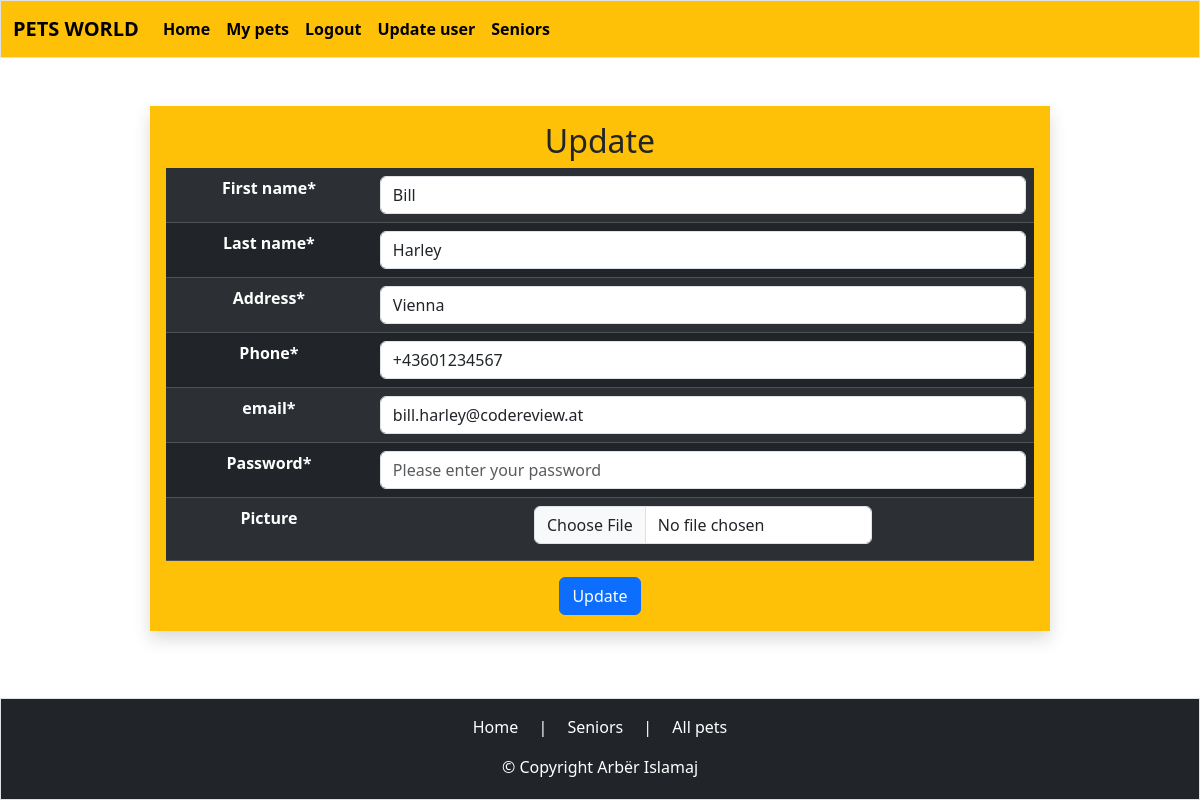
The page /users/update.php (signed in) on the database its author committed.
### tables this page shows
CREATE TABLE `users` (
  `userID` int(11) NOT NULL,
  `firstName` varchar(255) NOT NULL,
  `lastName` varchar(255) NOT NULL,
  `email` varchar(255) NOT NULL,
  `address` varchar(255) NOT NULL,
  `phone` varchar(20) NOT NULL,
  `pass` varchar(256) NOT NULL,
  `picture` varchar(255) DEFAULT NULL,
  `source` varchar(10) NOT NULL DEFAULT 'user'
);

### users/update.php (the view, shortened to what this page needs)
<?php
if (isset($_SESSION["adm"])) {
    $id = $_GET["userID"] ?? $_SESSION["adm"];
} else {
    $id = $_SESSION["user"];
}
require_once '../components/db_connect.php';
$sql = "SELECT * FROM `users` WHERE userID = $id";
$result = mysqli_query($conn, $sql);
$row = mysqli_fetch_assoc($result);
?>
<!DOCTYPE html>
<html lang="en">
<head>
    <link href="https://cdn.jsdelivr.net/npm/bootstrap@5.3.2/dist/css/bootstrap.min.css" rel="stylesheet">
</head>
<body>
    <?php require_once '../components/navbar.php' ?>
    <div class="container w-75 bg-warning shadow mt-5 mb-5 p-3">
        <fieldset class="text-center">
            <h2>Update</h2>
            <form action="" method="POST" enctype="multipart/form-data">
                <table class="table table-dark table-striped table-hover">
                    <tbody>
                        <tr>
                            <th>
                                First name*
                            </th>
                            <td>
                                <input type="text" name="firstName" value="<?= $row['firstName'] ?>" class="form-control" placeholder="Please enter your first name" required>
                            </td>
                        </tr>
                        <tr>
                            <th>
                                Last name*
                            </th>
                            <td>
                                <input type="text" name="lastName" value="<?= $row['lastName'] ?>" class="form-control" placeholder="Please enter your last name">
                            </td>
                        </tr>
                        <tr>
                            <th>
                                Address*
                            </th>
                            <td>
                                <input type="text" name="address" value="<?= $row['address'] ?>" class="form-control" placeholder="Please enter your address" required>
                            </td>
                        </tr>
                        <tr>
                            <th>
                                Phone*
                            </th>
                            <td>
                                <input type="text" name="phone" value="<?= $row['phone'] ?>" class="form-control" placeholder="Please enter your phone number"></input>
                            </td>
                        </tr>
                        <tr>
                            <th>
                                email*
                            </th>
                            <td>
                                <input type="email" name="email" class="form-control" placeholder="Please enter your email" value="<?= $row["email"] ?? ""; ?>" required>
                            </td>
                        </tr>
                        <tr>
                            <th>
                                Password*
                            </th>
                            <td>
                                <input type="password" name="pass" class="form-control" placeholder="Please enter your password" required>
                            </td>
                        </tr>
                        <tr>
                            <th>
                                Picture
                            </th>
                            <td>
                                <label class="form-label">
                                    <input type="file" name="picture" class="form-control">
                                </label>
                            </td>
                        </tr>
                    </tbody>
                </table>
                <input type="submit" name="update" value="Update" class="btn btn-primary">
            </form>
        </fieldset>
    </div>
    <?php require_once '../components/footer.php' ?>
</body>
</html>

### users/update.php (style rules this page uses)
body { min-height: 100vh; display: flex; flex-direction: column; }

### rows shown on the page
users: firstName "Bill", lastName "Harley", address "Vienna", phone "+43601234567", email "bill.harley@codereview.at"
